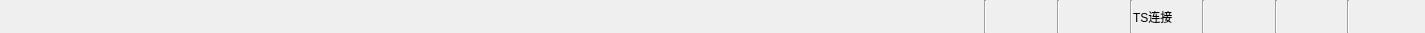
<?xml version="1.0" encoding="UTF-8"?>
<ui version="4.0">
 <class>MessageForm</class>
 <widget class="QWidget" name="MessageForm">
  <property name="geometry">
   <rect>
    <x>0</x>
    <y>0</y>
    <width>1425</width>
    <height>33</height>
   </rect>
  </property>
  <property name="windowTitle">
   <string>MessageCenter</string>
  </property>
  <layout class="QHBoxLayout" name="horizontalLayout" stretch="14,1,1,1,1,1,1,1,1,1,1,1,1">
   <property name="spacing">
    <number>0</number>
   </property>
   <property name="leftMargin">
    <number>10</number>
   </property>
   <property name="topMargin">
    <number>0</number>
   </property>
   <property name="rightMargin">
    <number>5</number>
   </property>
   <property name="bottomMargin">
    <number>0</number>
   </property>
   <item>
    <widget class="QLabel" name="label_message">
     <property name="text">
      <string/>
     </property>
    </widget>
   </item>
   <item>
    <widget class="Line" name="line">
     <property name="orientation">
      <enum>Qt::Vertical</enum>
     </property>
    </widget>
   </item>
   <item>
    <widget class="QLabel" name="label_trade_connect_status">
     <property name="text">
      <string/>
     </property>
    </widget>
   </item>
   <item>
    <widget class="Line" name="line_2">
     <property name="orientation">
      <enum>Qt::Vertical</enum>
     </property>
    </widget>
   </item>
   <item>
    <widget class="QLabel" name="label_market_connect_status">
     <property name="text">
      <string/>
     </property>
    </widget>
   </item>
   <item>
    <widget class="Line" name="line_3">
     <property name="orientation">
      <enum>Qt::Vertical</enum>
     </property>
    </widget>
   </item>
   <item>
    <widget class="QLabel" name="label_TS_connect">
     <property name="text">
      <string>TS连接</string>
     </property>
    </widget>
   </item>
   <item>
    <widget class="Line" name="line_4">
     <property name="orientation">
      <enum>Qt::Vertical</enum>
     </property>
    </widget>
   </item>
   <item>
    <widget class="QLabel" name="label_SHFE_time">
     <property name="text">
      <string/>
     </property>
    </widget>
   </item>
   <item>
    <widget class="Line" name="line_5">
     <property name="orientation">
      <enum>Qt::Vertical</enum>
     </property>
    </widget>
   </item>
   <item>
    <widget class="QLabel" name="label_CZCE_time">
     <property name="text">
      <string/>
     </property>
    </widget>
   </item>
   <item>
    <widget class="Line" name="line_6">
     <property name="orientation">
      <enum>Qt::Vertical</enum>
     </property>
    </widget>
   </item>
   <item>
    <widget class="QLabel" name="label_DCE_time">
     <property name="text">
      <string/>
     </property>
    </widget>
   </item>
  </layout>
 </widget>
 <resources/>
 <connections/>
</ui>
